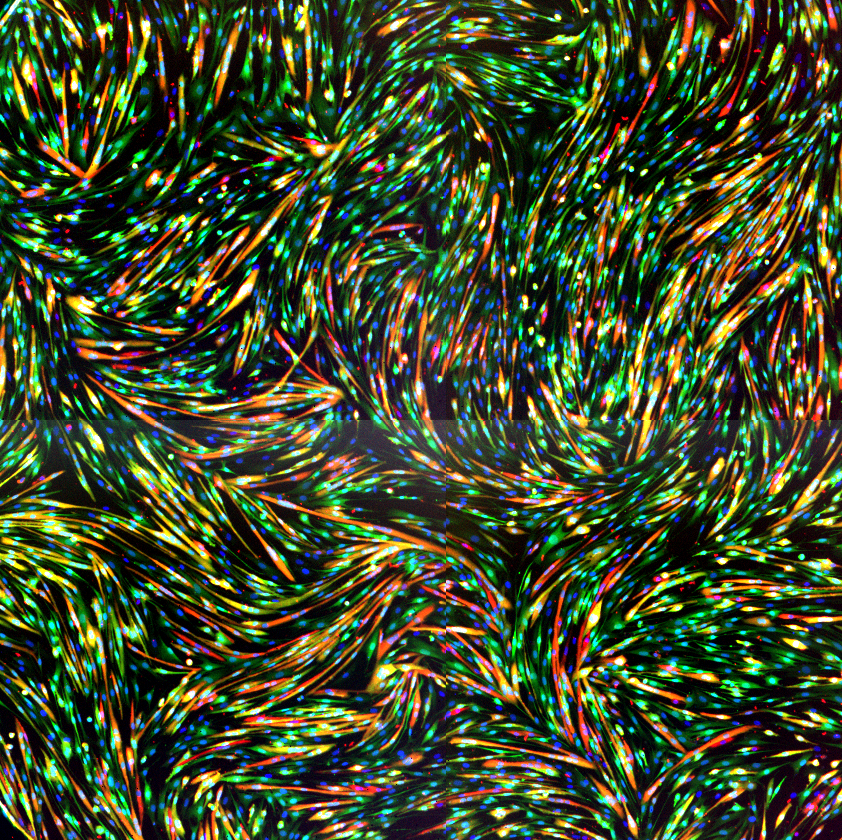
#> input picture tests/testdata/images/MYORES-p1-j01-110210_02490700_3d91229a-8d26-4a97-a7ae-743a66d8fd4f_H05_w1_stitched.chs.tif, 842 x 840 px
$ python -i features.py   (imports and definitions only)   (older library calls are emulated)
#> lines starting #> are read from the running program, lines starting #| are printed output that depends on the picture; after the words box and inside, x2 and y2 are one past the last pixel; in counts of white or black regions, pixels touching at a corner belong together
### microscopium/_util.py
import numpy as np
import numbers


# [120 lines left out: functions generate_spiral, groupby, not called in this run]


def normalise_random_state(seed):
    """Turn seed into a numpy RandomState instance.

    Parameters
    ----------
    seed : None, int, or numpy RandomState instance
        The input seed/random state.

    Returns
    -------
    random : numpy RandomState instance.
        The resulting RandomState instance.

    Notes
    -----
    This function is copied almost verbatim from scikit-learn's
    ``sklearn.utils.validation.check_random_state``, and so is
    governed by that library's code license (New BSD at the time of
    this writing.)
    """
    if seed is None:
        return np.random.mtrand._rand
    if isinstance(seed, (numbers.Integral, np.integer)):
        return np.random.RandomState(seed)
    if isinstance(seed, np.random.RandomState):
        return seed
    else:
        raise ValueError('Invalid input %s to generate random state' % seed)


# [21 lines left out: function int_or_none, not called in this run]

### microscopium/features.py
import itertools as it
import numpy as np
from scipy.stats.mstats import mquantiles
from scipy import ndimage as nd
from scipy import sparse
from skimage import morphology as skmorph
from skimage import filters as filters, measure, util
from skimage.feature import greycomatrix, greycoprops
from skimage.util import img_as_int
from sklearn.neighbors import NearestNeighbors
import cytoolz as tz
from ._util import normalise_random_state


# [102 lines left out: functions normalize_vectors, triplet_angles, nearest_neighbors, not called in this run]


# threshold and labeling number of objects, statistics about object size and
# shape
def intensity_object_features(im, threshold=None, adaptive_t_radius=51,
                              sample_size=None, random_seed=None):
    """Segment objects based on intensity threshold and compute properties.

    Parameters
    ----------
    im : 2D np.ndarray of float or uint8.
        The input image.
    threshold : float, optional
        A threshold for the image to determine objects: connected pixels
        above this threshold will be considered objects. If ``None``
        (default), the threshold will be automatically determined with
        both Otsu's method and a locally adaptive threshold.
    adaptive_t_radius : int, optional
        The radius to calculate background with adaptive threshold.
    sample_size : int, optional
        Sample this many objects randomly, rather than measuring all
        objects.
    random_seed: int, or numpy RandomState instance, optional
        An optional random number generator or seed from which to draw
        samples.

    Returns
    -------
    f : 1D np.ndarray of float
        The feature vector.
    names : list of string
        The list of feature names.
    """
    if threshold is None:
        tim1 = im > filters.threshold_otsu(im)
        f1, names1 = object_features(tim1, im, sample_size=sample_size,
                                     random_seed=random_seed)
        names1 = ['otsu-threshold-' + name for name in names1]
        tim2 = im > filters.threshold_local(im, adaptive_t_radius)
        f2, names2 = object_features(tim2, im, sample_size=sample_size,
                                     random_seed=random_seed)
        names2 = ['adaptive-threshold-' + name for name in names2]
        f = np.concatenate([f1, f2])
        names = names1 + names2
    else:
        tim = im > threshold
        f, names = object_features(tim, im, sample_size=sample_size,
                                   random_seed=random_seed)
    return f, names


def object_features(bin_im, im, erode=2, sample_size=None, random_seed=None):
    """Compute features about objects in a binary image.

    Parameters
    ----------
    bin_im : 2D np.ndarray of bool
        The image of objects.
    im : 2D np.ndarray of float or uint8
        The actual image.
    erode : int, optional
        Radius of erosion of objects.
    sample_size : int, optional
        Sample this many objects randomly, rather than measuring all
        objects.
    random_seed: int, or numpy RandomState instance, optional
        An optional random number generator or seed from which to draw
        samples.

    Returns
    -------
    fs : 1D np.ndarray of float
        The feature vector.
    names : list of string
        The names of each feature.
    """
    random = normalise_random_state(random_seed)
    selem = skmorph.disk(erode)
    if erode > 0:
        bin_im = nd.binary_opening(bin_im, selem)
    lab_im, n_objs = nd.label(bin_im)
    if sample_size is None:
        sample_size = n_objs
        sample_indices = np.arange(n_objs)
    else:
        sample_indices = random.randint(0, n_objs, size=sample_size)
    prop_names = ['area', 'eccentricity', 'euler_number', 'extent',
                  'min_intensity', 'mean_intensity', 'max_intensity',
                  'solidity']
    objects = measure.regionprops(lab_im, intensity_image=im, coordinates='rc')
    properties = np.empty((sample_size, len(prop_names)), dtype=np.float)
    for i, j in enumerate(sample_indices):
        properties[i] = [getattr(objects[j], prop) for prop in prop_names]
    quantiles = [0.05, 0.25, 0.5, 0.75, 0.95]
    feature_quantiles = mquantiles(properties, quantiles, axis=0).T
    fs = np.concatenate([np.array([n_objs], np.float),
                         feature_quantiles.ravel()])
    names = (['num-objs'] +
             ['%s-percentile%i' % (prop, int(q * 100))
              for prop, q in it.product(prop_names, quantiles)])
    return fs, names


# [221 lines left out: functions haralick_features, fraction_positive, nuclei_per_cell_histogram, default_feature_map, not called in this run]

>>> import cv2
>>> picture = cv2.imread('../tests/testdata/images/MYORES-p1-j01-110210_02490700_3d91229a-8d26-4a97-a7ae-743a66d8fd4f_H05_w1_stitched.chs.tif', cv2.IMREAD_GRAYSCALE)
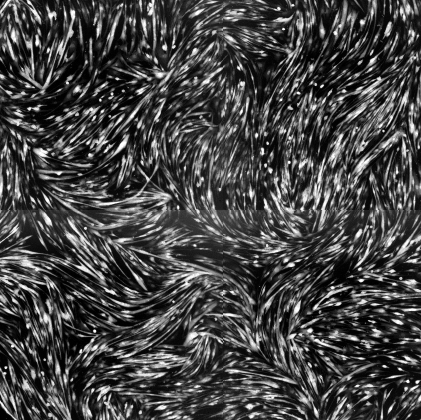
#> picture: shape (840, 842) (shown at 1/2 size); min 0, max 255, mean 68.6
>>> result = intensity_object_features(picture)
#> in intensity_object_features, `tim1 = im > filters.threshold_otsu(im)`:
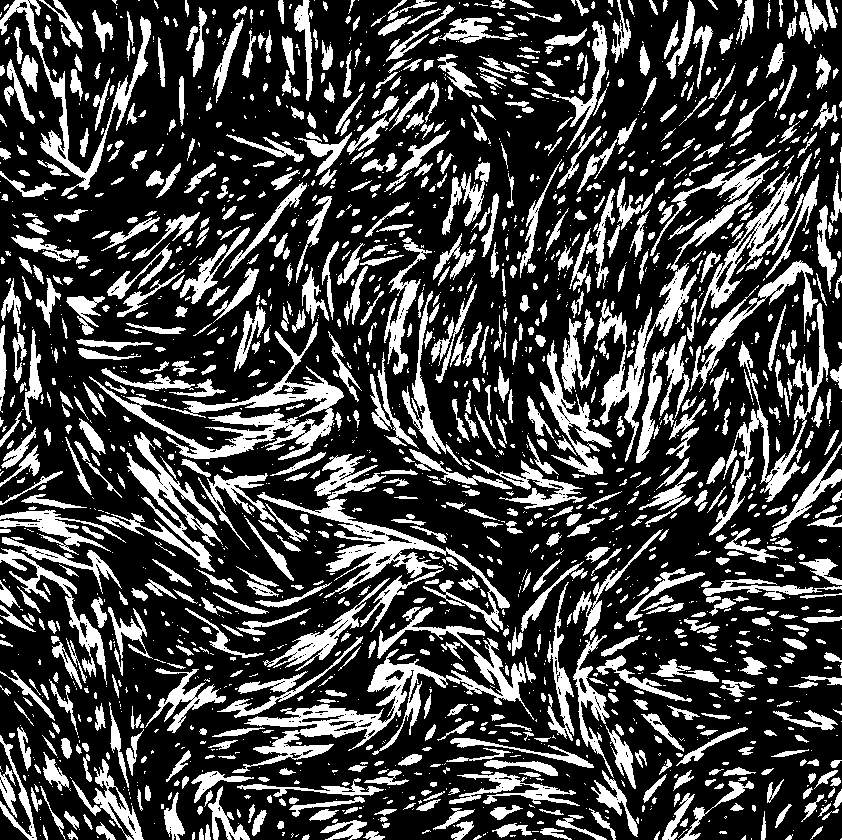
#> tim1: shape (840, 842) bool; 27% white; 2092 white regions (1085 under 20 px), largest, box (x1, y1, x2, y2) and area: (232, 607, 534, 773) 8048, (257, 454, 510, 632) 6811, (89, 322, 344, 460) 6257
#> in object_features, `lab_im, n_objs = nd.label(bin_im)`:
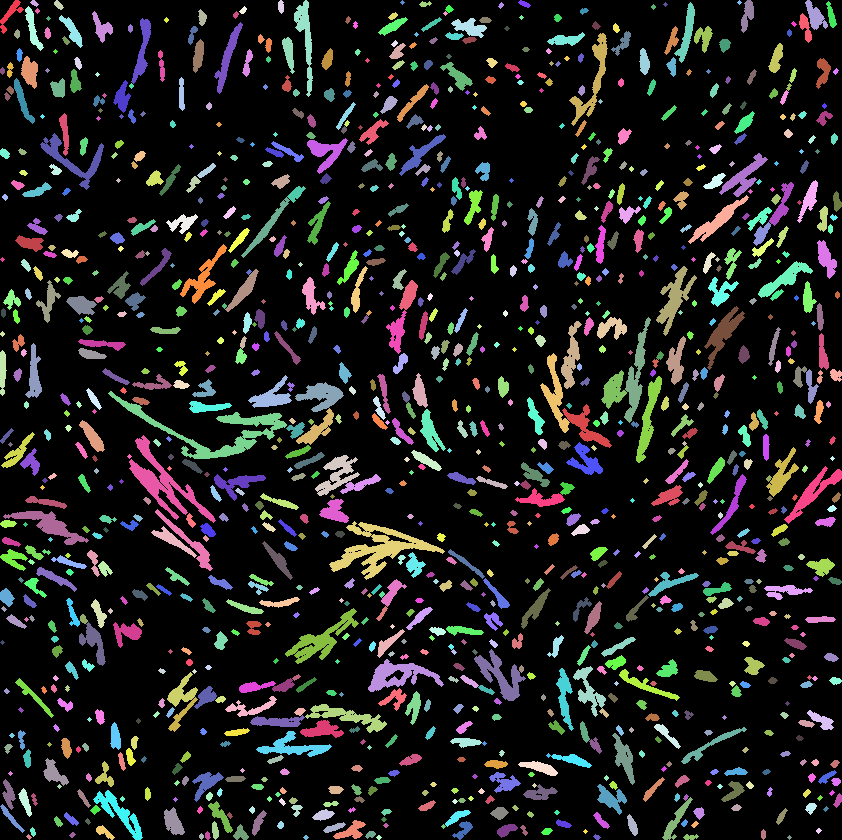
#> lab_im: shape (840, 842) int32; 1245 distinct labels, from 0 to 1244; one colour per label, 0 black
#> in object_features, `lab_im, n_objs = nd.label(bin_im)`: n_objs = 1244
#> in object_features, `objects = measure.regionprops(lab_im, intensity_image=im, coordinates=..`: objects = 1244 regions; largest, box (x1, y1, x2, y2) and area: (108, 391, 287, 459) 2121, (329, 521, 445, 580) 2079, (129, 435, 216, 523) 1751, (285, 608, 359, 664) 1158, (368, 659, 444, 692) 1045
#> in intensity_object_features, `f1, names1 = object_features(tim1, im, sample_size=sample_size, random..`: names1 = 41 items, first 6: 'num-objs', 'area-percentile5', 'area-percentile25', 'area-percentile50', 'area-percentile75', 'area-percentile95'
#> in intensity_object_features, `names1 = ['otsu-threshold-' + name for name in names1]`: names1 = 41 items, first 6: 'otsu-threshold-num-objs', 'otsu-threshold-area-percentile5', 'otsu-threshold-area-percentile25', 'otsu-threshold-area-percentile50', 'otsu-threshold-area-percentile75', 'otsu-threshold-area-percentile95'
#> in intensity_object_features, `tim2 = im > filters.threshold_local(im, adaptive_t_radius)`:
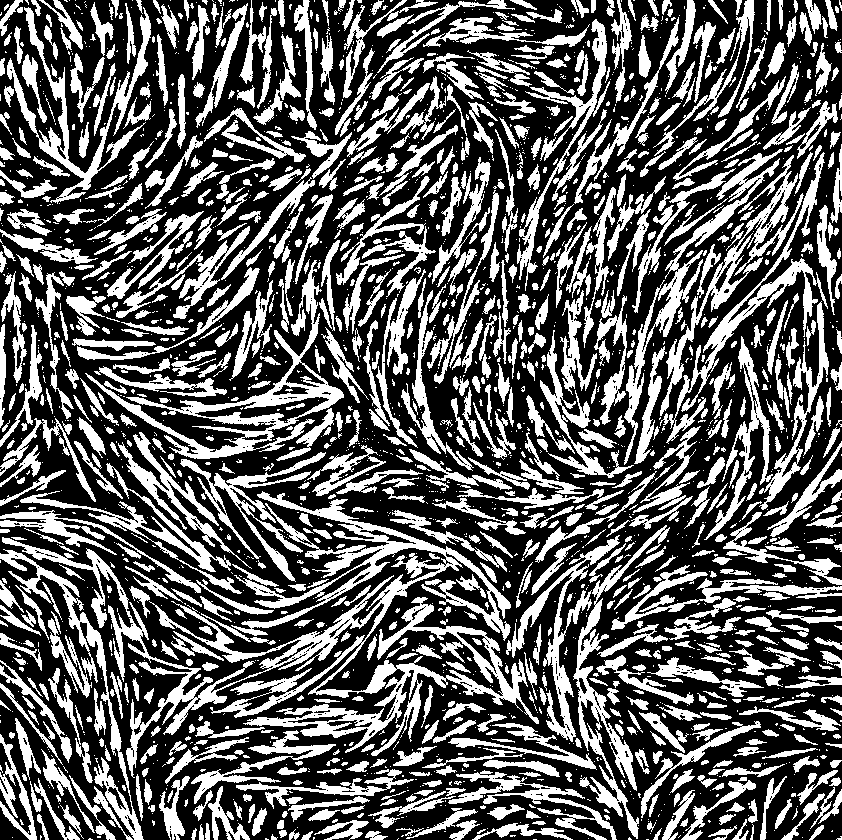
#> tim2: shape (840, 842) bool; 37.2% white; 2391 white regions (1442 under 20 px), largest, box (x1, y1, x2, y2) and area: (2, 491, 539, 778) 25375, (85, 260, 344, 459) 6382, (573, 525, 670, 839) 4280
#> call 2 of object_features, with erode = 2
#> in object_features (call 2), `lab_im, n_objs = nd.label(bin_im)`:
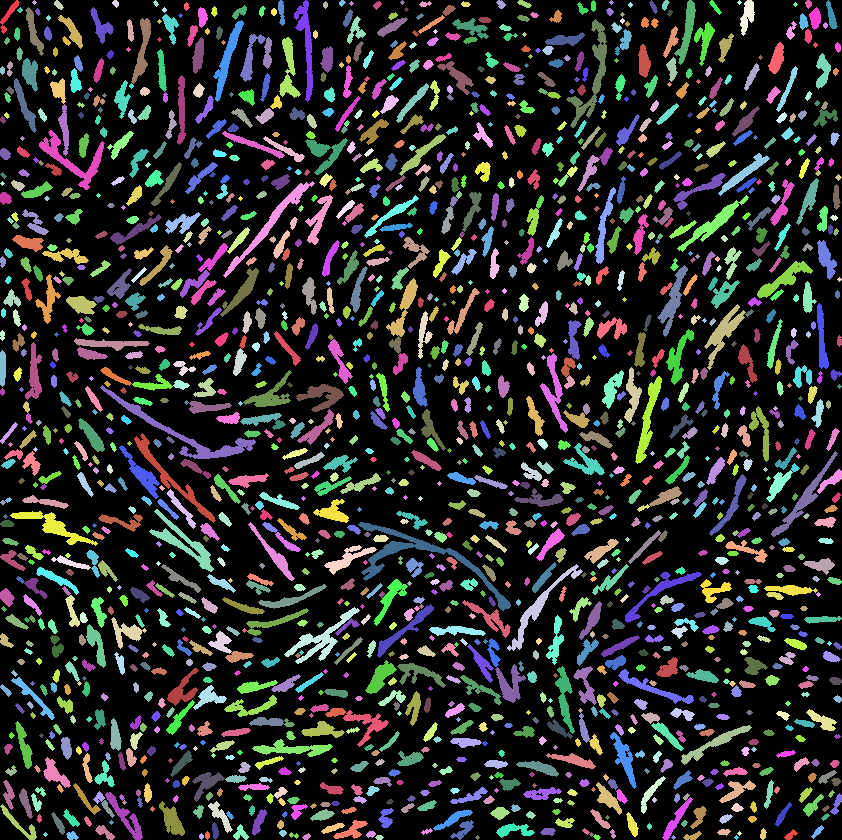
#> lab_im: shape (840, 842) int32; 1791 distinct labels, from 0 to 1790; one colour per label, 0 black
#> in object_features (call 2), `lab_im, n_objs = nd.label(bin_im)`: n_objs = 1790
#> in object_features (call 2), `objects = measure.regionprops(lab_im, intensity_image=im, coordinates=..`: objects = 1790 regions; largest, box (x1, y1, x2, y2) and area: (358, 522, 511, 611) 1663, (100, 385, 256, 459) 1329, (566, 19, 607, 128) 1017, (39, 130, 105, 190) 925, (284, 607, 360, 664) 918
#> in intensity_object_features, `f2, names2 = object_features(tim2, im, sample_size=sample_size, random..`: names2 = 41 items, first 6: 'num-objs', 'area-percentile5', 'area-percentile25', 'area-percentile50', 'area-percentile75', 'area-percentile95'
#> in intensity_object_features, `names2 = ['adaptive-threshold-' + name for name in names2]`: names2 = 41 items
#> in intensity_object_features, `names = names1 + names2`: names = 82 items, first 6: 'otsu-threshold-num-objs', 'otsu-threshold-area-percentile5', 'otsu-threshold-area-percentile25', 'otsu-threshold-area-percentile50', 'otsu-threshold-area-percentile75', 'otsu-threshold-area-percentile95'

$ run again, on tests/testdata/images/MYORES-p1-j01-110210_02490700_3d91229a-8d26-4a97-a7ae-743a66d8fd4f_L13_w1_stitched.chs.tif
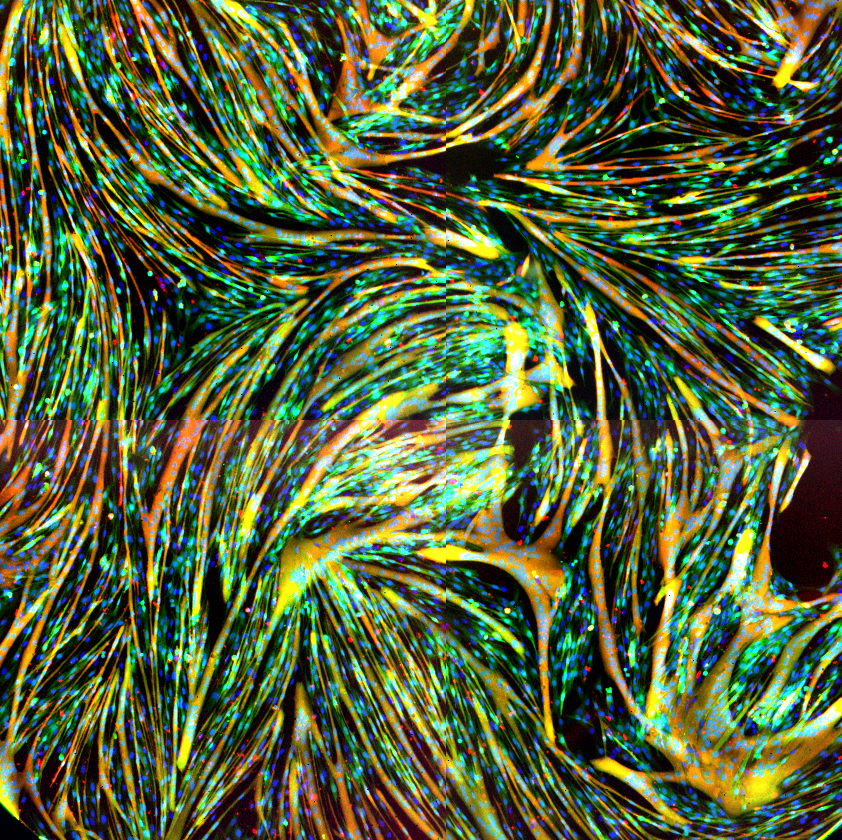
#> input picture tests/testdata/images/MYORES-p1-j01-110210_02490700_3d91229a-8d26-4a97-a7ae-743a66d8fd4f_L13_w1_stitched.chs.tif, 842 x 840 px
#> tim1: shape (840, 842) bool; 40.2% white; 1690 white regions (1257 under 20 px), largest, box (x1, y1, x2, y2) and area: (132, 188, 842, 840) 145293, (56, 0, 584, 259) 40767, (0, 188, 150, 840) 22237
#> bin_im: shape (840, 842) bool; 31.6% white; 759 white regions (202 under 20 px)
#> in object_features, `lab_im, n_objs = nd.label(bin_im)`:
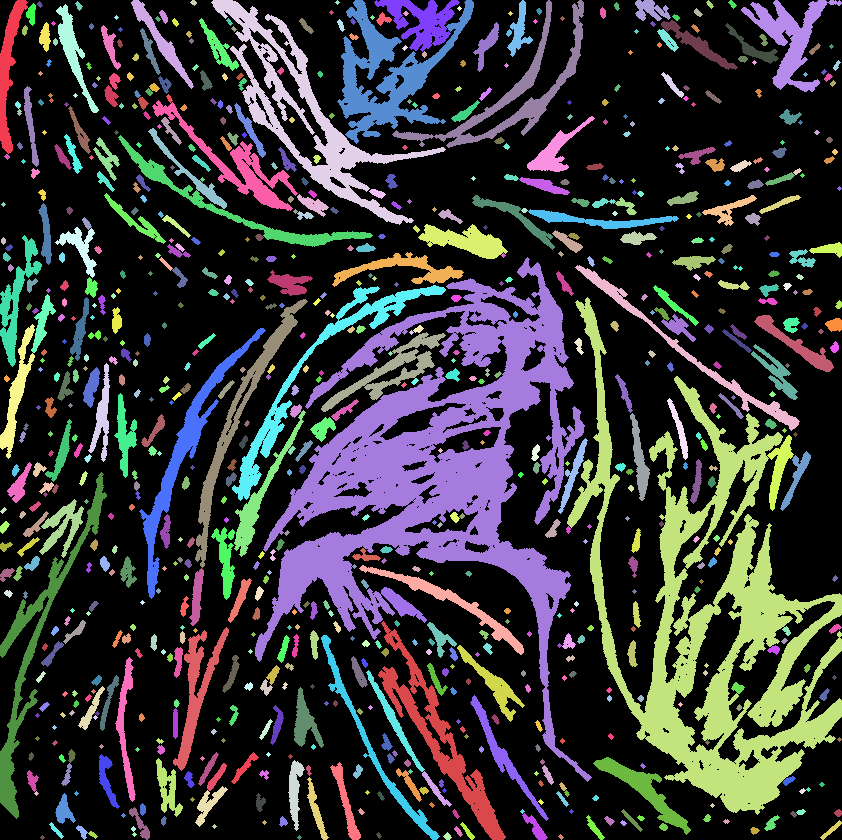
#> lab_im: shape (840, 842) int32; 832 distinct labels, from 0 to 831; one colour per label, 0 black
#> n_objs = 831
#> objects = 831 regions; largest, box (x1, y1, x2, y2) and area: (255, 257, 592, 782) 46132, (567, 297, 842, 815) 36354, (211, 0, 446, 225) 8411, (337, 0, 474, 144) 6281, (378, 621, 506, 840) 4626
#> in intensity_object_features, `f1, names1 = object_features(tim1, im, sample_size=sample_size, random..`: names1 = 41 items, first 6: 'num-objs', 'area-percentile5', 'area-percentile25', 'area-percentile50', 'area-percentile75', 'area-percentile95'
#> in intensity_object_features, `names1 = ['otsu-threshold-' + name for name in names1]`: names1 = 41 items, first 6: 'otsu-threshold-num-objs', 'otsu-threshold-area-percentile5', 'otsu-threshold-area-percentile25', 'otsu-threshold-area-percentile50', 'otsu-threshold-area-percentile75', 'otsu-threshold-area-percentile95'
#> tim2: shape (840, 842) bool; 44.7% white; 2001 white regions (1484 under 20 px), largest, box (x1, y1, x2, y2) and area: (0, 0, 842, 840) 205275, (351, 167, 842, 638) 19062, (493, 0, 842, 215) 11098
#> bin_im: shape (840, 842) bool; 33.6% white; 1167 white regions (245 under 20 px)
#> in object_features (call 2), `lab_im, n_objs = nd.label(bin_im)`:
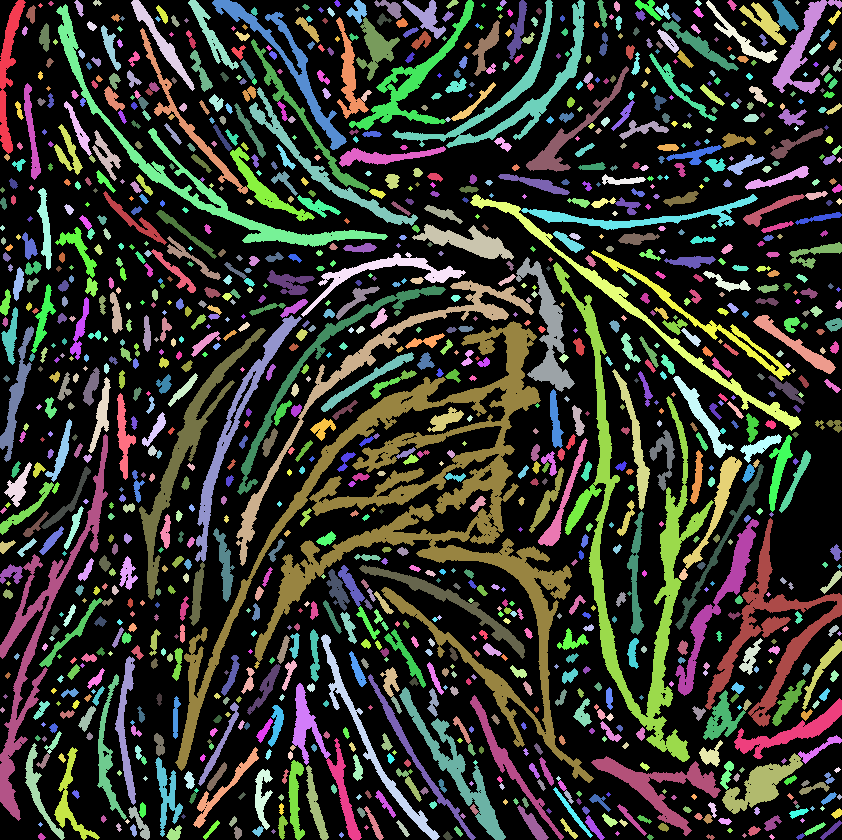
#> lab_im: shape (840, 842) int32; 1290 distinct labels, from 0 to 1289; one colour per label, 0 black
#> n_objs = 1289
#> objects = 1289 regions; largest, box (x1, y1, x2, y2) and area: (175, 321, 594, 783) 28268, (553, 262, 714, 762) 9807, (0, 434, 108, 821) 5213, (705, 518, 842, 727) 5101, (56, 4, 388, 247) 4837
#> in intensity_object_features, `f2, names2 = object_features(tim2, im, sample_size=sample_size, random..`: names2 = 41 items, first 6: 'num-objs', 'area-percentile5', 'area-percentile25', 'area-percentile50', 'area-percentile75', 'area-percentile95'
#> in intensity_object_features, `names2 = ['adaptive-threshold-' + name for name in names2]`: names2 = 41 items
#> names = 82 items, first 6: 'otsu-threshold-num-objs', 'otsu-threshold-area-percentile5', 'otsu-threshold-area-percentile25', 'otsu-threshold-area-percentile50', 'otsu-threshold-area-percentile75', 'otsu-threshold-area-percentile95'
